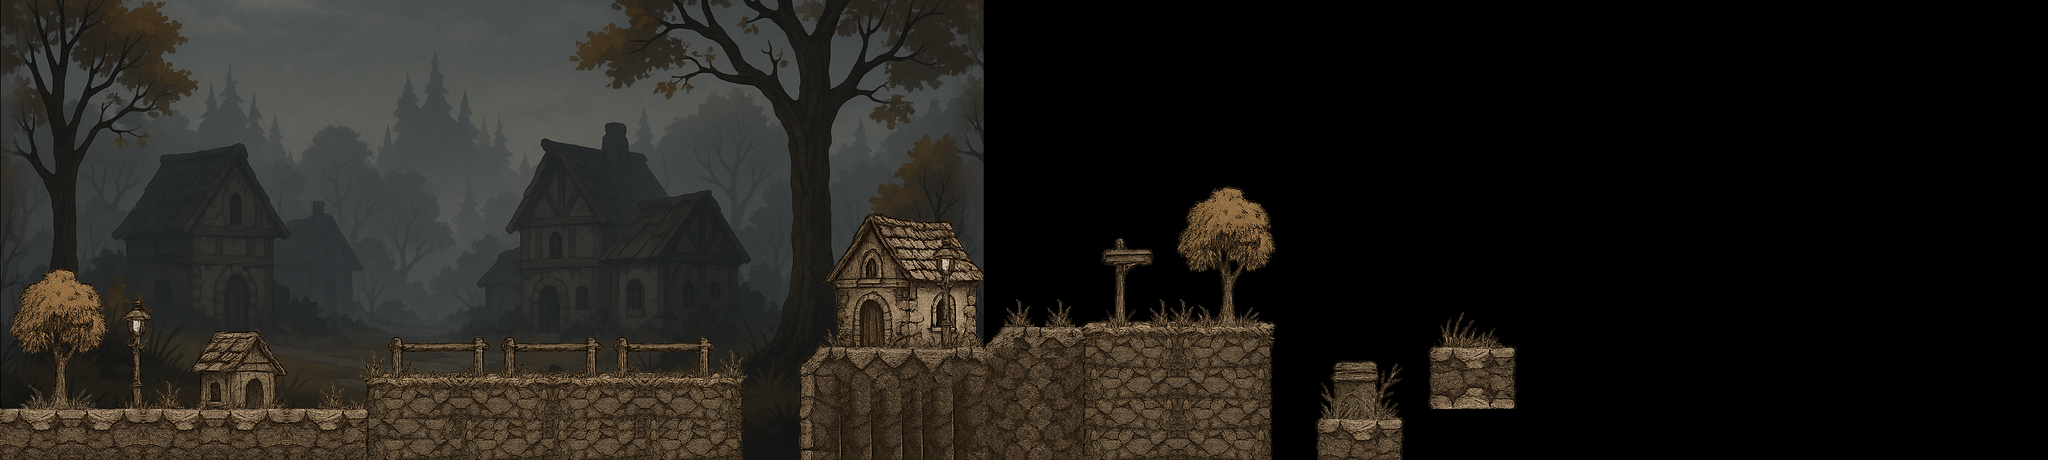

This game map was drawn from its Tiled (.tmx) file and the tilesets committed beside it. A one-line description and the trimmed map source follow:
An orthogonal 200x45 tile map with 16x16 px tiles, 4 tile layers (Collision, Deco Back, Deco Front, Deco Light), 1 image layer and 9 objects (DoorTest, system).

<map version="1.10" tiledversion="1.11.2" orientation="orthogonal" renderorder="right-down" width="200" height="45" tilewidth="16" tileheight="16" infinite="0" nextlayerid="8" nextobjectid="3">
 <tileset firstgid="1" name="test" tilewidth="16" tileheight="16" tilecount="4096" columns="64">
  <image source="../textures/test.png" width="1024" height="1024" />
  <tile id="2275">
   <objectgroup draworder="index" id="2">
    <object id="2" x="0.0472352" y="0.0761759" width="11.0049" height="15.898" />
   </objectgroup>
  </tile>
  <tile id="2339">
   <objectgroup draworder="index" id="2">
    <object id="1" x="-6.66134e-16" y="0.0304559" width="8.19263" height="15.898" />
   </objectgroup>
  </tile>
  <tile id="2403">
   <objectgroup draworder="index" id="2">
    <object id="1" x="0.0609118" y="0.0609118" width="8.98449" height="15.9893" />
   </objectgroup>
  </tile>
  <tile id="2467">
   <objectgroup draworder="index" id="2">
    <object id="1" x="0.0304559" y="-0.0304559" width="8.98449" height="15.9893" />
   </objectgroup>
  </tile>
  <tile id="2669">
   <objectgroup draworder="index" id="2">
    <object id="2" x="0.09375" y="16.0313">
     <polygon points="0,0 15.8438,-15.9375 15.8438,-0.09375" />
    </object>
   </objectgroup>
  </tile>
  <tile id="2732">
   <objectgroup draworder="index" id="3">
    <object id="16" x="16" y="15.9688">
     <polygon points="0,0 -15.8438,0 0,-15.8438" />
    </object>
   </objectgroup>
  </tile>
  <tile id="3098">
   <objectgroup draworder="index" id="2">
    <object id="1" x="0.90625" y="15.9688">
     <polygon points="0,0 15,-14.75 15.0938,-0.09375" />
    </object>
   </objectgroup>
  </tile>
 </tileset>
 <imagelayer id="4" name="Background" offsetx="1" offsety="-303" repeatx="1">
  <image source="../textures/background.png" width="1536" height="1024" />
 </imagelayer>
 <layer id="1" name="Collision" width="200" height="45">
  <data>[9000 cells, 1136 non-empty, 182 distinct tile ids]</data>
 </layer>
 <layer id="5" name="Deco Back" width="200" height="45">
  <data>[9000 cells, 156 non-empty, 44 distinct tile ids]</data>
 </layer>
 <layer id="2" name="Deco Front" width="200" height="45">
  <data>[9000 cells, 1014 non-empty, 713 distinct tile ids]</data>
 </layer>
 <layer id="6" name="Deco Light" width="200" height="45">
  <data>[9000 cells, 66 non-empty, 66 distinct tile ids]</data>
 </layer>
 <objectgroup id="7" name="Interact">
  <object id="2" name="DoorTest" x="1344.67" y="472" width="35.3333" height="72.6667" />
 </objectgroup>
 <objectgroup id="3" name="Entities">
  <object id="1" name="Player Position" type="system" x="97.5" y="612.5">
   <point />
  </object>
 </objectgroup>
</map>